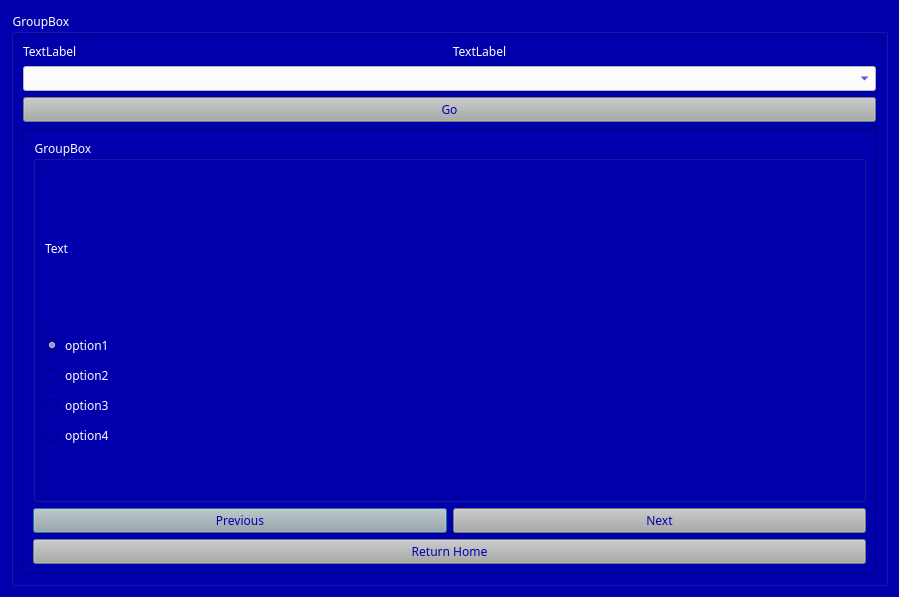
<?xml version="1.0" encoding="UTF-8"?>
<ui version="4.0">
 <class>class10</class>
 <widget class="QDialog" name="class10">
  <property name="geometry">
   <rect>
    <x>0</x>
    <y>0</y>
    <width>899</width>
    <height>597</height>
   </rect>
  </property>
  <property name="windowTitle">
   <string>Dialog</string>
  </property>
  <property name="styleSheet">
   <string notr="true">*{
	background-color: rgb(0, 0, 173);
font-family:AcPlus IBM CGA;
color:#fff;
}
QLineEdit
{	
color:#0000ad;
	background-color: rgb(255, 255, 255);
}
QComboBox
{
color:#0000ad;
	background-color: rgb(255, 255, 255);
}
QPushButton
{
	
	background-color: rgb(167, 171, 170);
	color:#0000ad;
}
</string>
  </property>
  <layout class="QGridLayout" name="gridLayout_2">
   <item row="0" column="0">
    <widget class="QGroupBox" name="groupBox">
     <property name="title">
      <string>GroupBox</string>
     </property>
     <layout class="QGridLayout" name="gridLayout_3">
      <item row="3" column="0">
       <widget class="QScrollArea" name="scrollArea">
        <property name="widgetResizable">
         <bool>true</bool>
        </property>
        <widget class="QWidget" name="scrollAreaWidgetContents">
         <property name="geometry">
          <rect>
           <x>0</x>
           <y>0</y>
           <width>851</width>
           <height>447</height>
          </rect>
         </property>
         <layout class="QGridLayout" name="gridLayout">
          <item row="2" column="0">
           <layout class="QHBoxLayout" name="horizontalLayout_2">
            <item>
             <widget class="QPushButton" name="prevButton">
              <property name="text">
               <string>Previous</string>
              </property>
             </widget>
            </item>
            <item>
             <widget class="QPushButton" name="nextButton">
              <property name="text">
               <string>Next</string>
              </property>
             </widget>
            </item>
           </layout>
          </item>
          <item row="0" column="0">
           <widget class="QGroupBox" name="groupBox_2">
            <property name="title">
             <string>GroupBox</string>
            </property>
            <layout class="QVBoxLayout" name="verticalLayout_9">
             <item>
              <widget class="QLabel" name="questionLabel">
               <property name="text">
                <string>Text</string>
               </property>
              </widget>
             </item>
             <item>
              <layout class="QVBoxLayout" name="verticalLayout_3">
               <item>
                <widget class="QRadioButton" name="option1">
                 <property name="text">
                  <string>option1</string>
                 </property>
                 <property name="checked">
                  <bool>true</bool>
                 </property>
                </widget>
               </item>
               <item>
                <widget class="QRadioButton" name="option2">
                 <property name="text">
                  <string>option2</string>
                 </property>
                 <property name="checkable">
                  <bool>true</bool>
                 </property>
                 <property name="checked">
                  <bool>false</bool>
                 </property>
                </widget>
               </item>
               <item>
                <widget class="QRadioButton" name="option3">
                 <property name="text">
                  <string>option3</string>
                 </property>
                </widget>
               </item>
               <item>
                <widget class="QRadioButton" name="option4">
                 <property name="text">
                  <string>option4</string>
                 </property>
                </widget>
               </item>
               <item>
                <spacer name="verticalSpacer">
                 <property name="orientation">
                  <enum>Qt::Vertical</enum>
                 </property>
                 <property name="sizeType">
                  <enum>QSizePolicy::Preferred</enum>
                 </property>
                 <property name="sizeHint" stdset="0">
                  <size>
                   <width>20</width>
                   <height>40</height>
                  </size>
                 </property>
                </spacer>
               </item>
              </layout>
             </item>
            </layout>
           </widget>
          </item>
          <item row="3" column="0">
           <widget class="QPushButton" name="homeButton">
            <property name="text">
             <string>Return Home</string>
            </property>
           </widget>
          </item>
         </layout>
        </widget>
       </widget>
      </item>
      <item row="1" column="0">
       <widget class="QComboBox" name="subject"/>
      </item>
      <item row="0" column="0">
       <layout class="QHBoxLayout" name="horizontalLayout">
        <item>
         <widget class="QLabel" name="logo5">
          <property name="text">
           <string>TextLabel</string>
          </property>
         </widget>
        </item>
        <item>
         <widget class="QLabel" name="label_2">
          <property name="sizePolicy">
           <sizepolicy hsizetype="Expanding" vsizetype="Preferred">
            <horstretch>0</horstretch>
            <verstretch>0</verstretch>
           </sizepolicy>
          </property>
          <property name="text">
           <string>TextLabel</string>
          </property>
          <property name="alignment">
           <set>Qt::AlignCenter</set>
          </property>
         </widget>
        </item>
       </layout>
      </item>
      <item row="2" column="0">
       <widget class="QPushButton" name="start">
        <property name="text">
         <string>Go</string>
        </property>
       </widget>
      </item>
     </layout>
    </widget>
   </item>
  </layout>
 </widget>
 <resources/>
 <connections/>
</ui>
